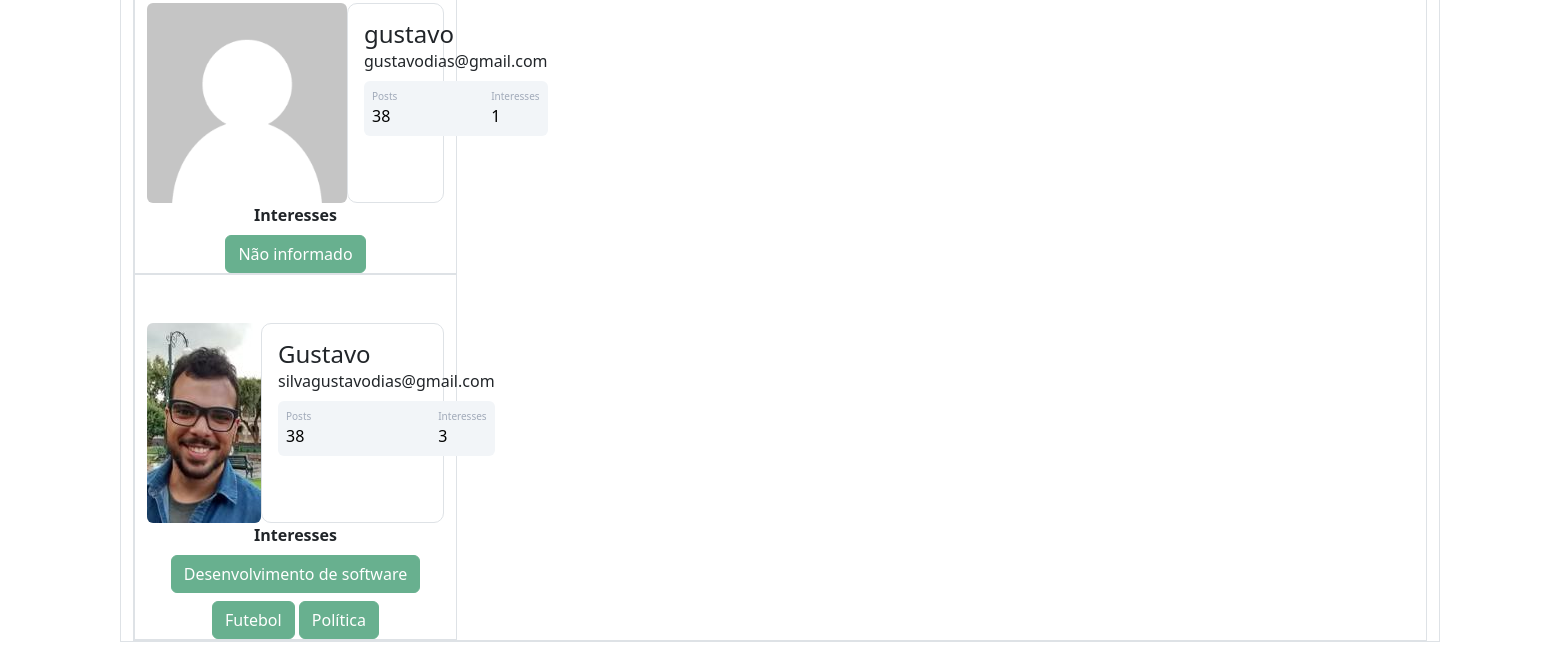
Page /users (signed in, lower part) on the earlier database version.
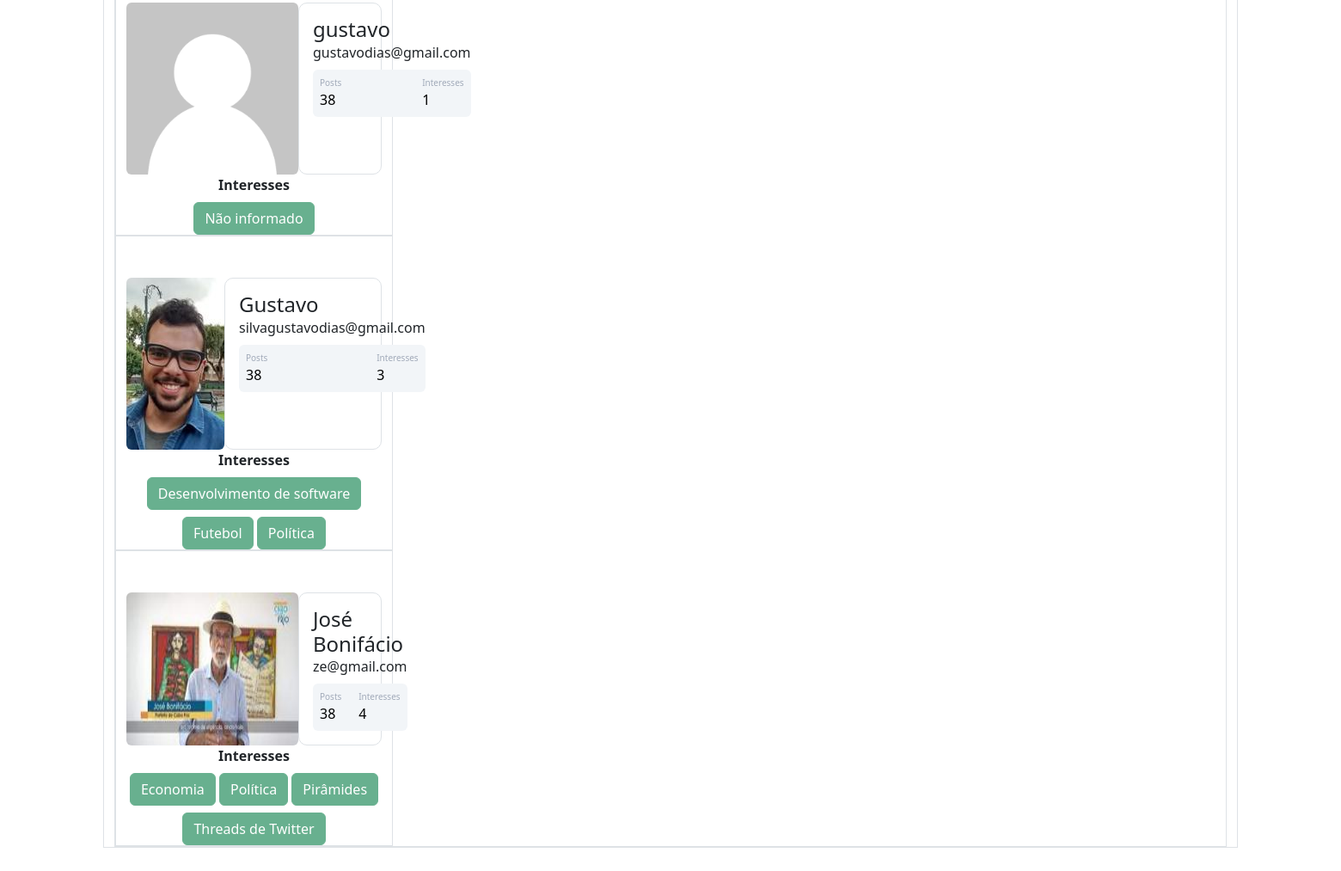
Same page on the later database version.
### post_it/models.py (models this page shows)
class Usuario(database.Model, UserMixin):
    id = database.Column(database.Integer, primary_key=True)
    username = database.Column(database.String, nullable=False)
    senha = database.Column(database.String, nullable=False)
    email = database.Column(database.String, nullable=False, unique=True)
    foto_perfil = database.Column(database.String, default='default.png')
    posts = database.relationship('Post', backref='author', lazy=True)
    interesses = database.Column(database.String, nullable=False, default='Não informado')

### post_it/routes.py (the view)
@app.route('/users')
@login_required
def users():
    list_users = Usuario.query.all()
    return render_template('users.html', list_users=list_users)

### post_it/models.py (called while the page is built)
@login_manager.user_loader
def load_user(id_usuario):
    usuario = Usuario.query.get(int(id_usuario))
    return usuario

### post_it/templates/users.html (shortened to what this page needs)
{% extends 'base.html'%}
{% block body%}
    <div class="container border">
        {% for row in list_users|batch(5)%}
        <div class="'row border justify-content-center">
            {% for usuario in row %}
            <div class="col-3 border">
                <div class="container mt-5 d-flex justify-content-center">
                    <img src="{{ url_for('static', filename='fotos_perfil/{}'.format(usuario.foto_perfil)) }}" alt={{url_for('static', filename='fotos_perfil/default.png')}} class="rounded" width="200" >
                <div class="card p-3 border">
                    <div class="d-flex align-items-center">
                        <div class="image me-2">
                            <div class="ml-3 w-100">
                                <h4 class="mb-0 mt-0">{{ usuario.username }}</h4>
                                <span> {{ usuario.email }}</span>
                                <div class="p-2 mt-2 bg-primary d-flex justify-content-between rounded text-white stats">
                                     <div class="d-flex flex-column">
                                        <span class="articles">Posts</span>
                                        <span class="number1">38</span>
                                    </div>
                                    <div class="d-flex flex-column">
                                         <span class="rating">Interesses</span>
                                        <span class="number3">{{usuario.interesses.split(';')|length}}</span>
                                    </div>
                                </div>
                            </div>
                        </div>
                    </div>
                </div>
            </div>
            <div class="row justify-content-center">
                <div class="col" style="text-align: center">
                    <strong> Interesses </strong><br>
                    {% for interesse in usuario.interesses.split(';') %}
                        <button type="button" class="btn btn-success mt-2" disabled>{{interesse}}</button>
                    {% endfor %}
                </div>
            </div>
          </div>
        {% endfor %}
        </div>
    </div>
        {% endfor %}
{% endblock%}

### post_it/templates/base.html (shortened to what this page needs)
<!DOCTYPE html>
<html lang="pt-br">
<head>
    <link href="https://cdn.jsdelivr.net/npm/bootstrap@5.2.0-beta1/dist/css/bootstrap.min.css" rel="stylesheet">
    <link rel="stylesheet" type="text/css" href="{{url_for('static', filename='main.css')}}"
    <link rel="shortcut icon" type="imagex/png" href="post_it/static/fotos_perfil/icons8-sticky-note-64.png">
</head>
<body>
  {% block body %}
  {% endblock %}
</body>
</html>

### post_it/static/main.css (style rules this page uses)
.card { width: 400px; border: none; border-radius: 10px; background-color: #fff; }
.stats { background: #f2f5f8 !important; color: #000 !important; }
.articles { font-size:10px; color: #a1aab9; }
.number1 { font-weight:500; }
.rating { font-size:10px; color: #a1aab9; }
.number3 { font-weight:500; }

Differences in the rows shown:
added Usuario: foto_perfil (picture), username "José Bonifácio", email "ze@gmail.com", interesses.split|length "4", interesse "Economia" "Política" "Pirâmides" "Threads de Twitter"
